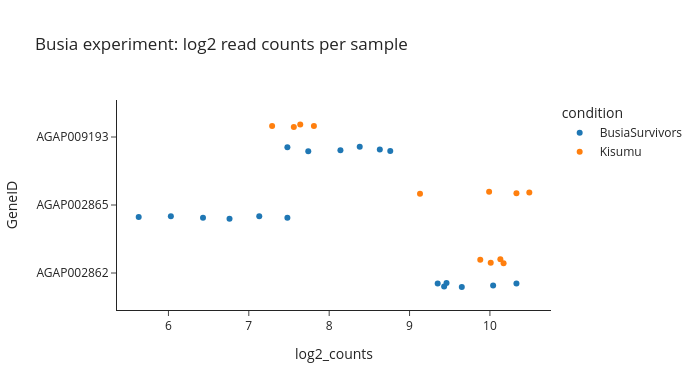

The code cell stored with this chart in its notebook:
### Markdown cell above
CYP6AA1 is a surprise. It is significantly overexpressed in 10 of the 18 `gamb_colu` comparisons, and
strongly so in the six Côte d'Ivoire *An. coluzzii* comparisons (log2FC about +2.9 to +3.8, so 7- to
14-fold). Yet in `BusiaSurvivors_v_Kisumu` it is not significant (log2FC −0.29). Its neighbour CYP6P3 is
even *lower* in Busia (log2FC −3.4). GSTE4, by contrast, is modestly but significantly up in Busia.

So we **cannot** claim from this contrast that CYP6AA1 is overexpressed in Busia. Why might that be? Look
at the counts in the Busia experiment alone (CYP6P3 is added for comparison).

### Code cell
samples = xpress.sample_metadata(analysis="gamb_colu").query("study == 'ug_nagi'")
count_genes = list(dict.fromkeys(CANDIDATE_GENES + ["AGAP002865"]))  # + CYP6P3
counts = xpress.data(data_type="log2counts", analysis="gamb_colu", gene_id=count_genes)
counts = (
    counts.loc[:, samples["sampleID"]]
    .reset_index()
    .melt(id_vars="GeneID", var_name="sampleID", value_name="log2_counts")
    .merge(samples, on="sampleID")
)
px.strip(
    counts, x="log2_counts", y="GeneID", color="condition",
    template="simple_white", height=150 + 80 * len(count_genes), width=700,
    title="Busia experiment: log2 read counts per sample",
)

### Figure 1 — Plotly figure (JSON) as saved in the notebook; plotly's stock layout.template omitted (floating-point values rounded to 4 significant figures)
{"data": [{"alignmentgroup": "True", "boxpoints": "all", "fillcolor": "rgba(255,255,255,0)", "hoveron": "points", "hovertemplate": "condition=BusiaSurvivors<br>log2_counts=%{x}<br>GeneID=%{y}<extra></extra>", "legendgroup": "BusiaSurvivors", "line": {"color": "rgba(255,255,255,0)"}, "marker": {"color": "#1F77B4"}, "name": "BusiaSurvivors", "offsetgroup": "BusiaSurvivors", "orientation": "h", "pointpos": 0, "showlegend": true, "type": "box", "x": [10.33, 6.76, 8.38, 10.04, 7.13, 8.14, 9.35, 5.63, 8.76, 9.46, 6.43, 8.63, 9.43, 6.03, 7.48, 9.65, 7.48, 7.74], "x0": " ", "xaxis": "x", "y": ["AGAP002862", "AGAP002865", "AGAP009193", "AGAP002862", "AGAP002865", "AGAP009193", "AGAP002862", "AGAP002865", "AGAP009193", "AGAP002862", "AGAP002865", "AGAP009193", "AGAP002862", "AGAP002865", "AGAP009193", "AGAP002862", "AGAP002865", "AGAP009193"], "y0": " ", "yaxis": "y"}, {"alignmentgroup": "True", "boxpoints": "all", "fillcolor": "rgba(255,255,255,0)", "hoveron": "points", "hovertemplate": "condition=Kisumu<br>log2_counts=%{x}<br>GeneID=%{y}<extra></extra>", "legendgroup": "Kisumu", "line": {"color": "rgba(255,255,255,0)"}, "marker": {"color": "#FF7F0E"}, "name": "Kisumu", "offsetgroup": "Kisumu", "orientation": "h", "pointpos": 0, "showlegend": true, "type": "box", "x": [10.01, 9.13, 7.29, 10.17, 10.49, 7.81, 10.13, 9.99, 7.56, 9.88, 10.33, 7.64], "x0": " ", "xaxis": "x", "y": ["AGAP002862", "AGAP002865", "AGAP009193", "AGAP002862", "AGAP002865", "AGAP009193", "AGAP002862", "AGAP002865", "AGAP009193", "AGAP002862", "AGAP002865", "AGAP009193"], "y0": " ", "yaxis": "y"}], "layout": {"boxmode": "group", "height": 390, "legend": {"title": {"text": "condition"}, "tracegroupgap": 0}, "title": {"text": "Busia experiment: log2 read counts per sample"}, "width": 700, "xaxis": {"anchor": "y", "domain": [0.0, 1.0], "title": {"text": "log2_counts"}}, "yaxis": {"anchor": "x", "domain": [0.0, 1.0], "title": {"text": "GeneID"}}}}
